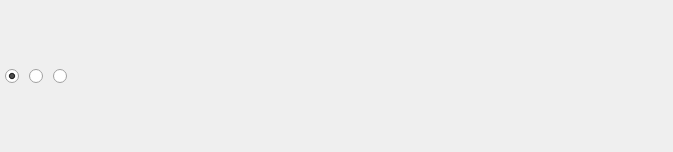
                       <widget class="QWidget" name="scrollAreaWidgetContents_3">
                        <property name="geometry">
                         <rect>
                          <x>0</x>
                          <y>0</y>
                          <width>673</width>
                          <height>152</height>
                         </rect>
                        </property>
                        <layout class="QHBoxLayout" name="horizontalLayout_19">
                         <property name="spacing">
                          <number>0</number>
                         </property>
                         <property name="leftMargin">
                          <number>0</number>
                         </property>
                         <property name="topMargin">
                          <number>0</number>
                         </property>
                         <property name="rightMargin">
                          <number>0</number>
                         </property>
                         <property name="bottomMargin">
                          <number>0</number>
                         </property>
                         <item>
                          <widget class="QFrame" name="drillLabel_3">
                           <layout class="QHBoxLayout" name="horizontalLayout_20">
                            <property name="spacing">
                             <number>10</number>
                            </property>
                            <property name="leftMargin">
                             <number>5</number>
                            </property>
                            <property name="topMargin">
                             <number>5</number>
                            </property>
                            <property name="rightMargin">
                             <number>5</number>
                            </property>
                            <property name="bottomMargin">
                             <number>5</number>
                            </property>
                            <item>
                             <widget class="QRadioButton" name="arcGroove">
                              <property name="sizePolicy">
                               <sizepolicy hsizetype="Fixed" vsizetype="Fixed">
                                <horstretch>0</horstretch>
                                <verstretch>0</verstretch>
                               </sizepolicy>
                              </property>
                              <property name="maximumSize">
                               <size>
                                <width>16777215</width>
                                <height>140</height>
                               </size>
                              </property>
                              <property name="text">
                               <string/>
                              </property>
                              <property name="icon">
                               <iconset>
                                <normalon>:/STEPNCMaster/images/HNCMill/mill08-0.bmp</normalon>
                               </iconset>
                              </property>
                              <property name="iconSize">
                               <size>
                                <width>180</width>
                                <height>150</height>
                               </size>
                              </property>
                              <property name="checked">
                               <bool>true</bool>
                              </property>
                              <property name="autoRepeatDelay">
                               <number>100</number>
                              </property>
                             </widget>
                            </item>
                            <item>
                             <widget class="QRadioButton" name="cirGroove">
                              <property name="sizePolicy">
                               <sizepolicy hsizetype="Fixed" vsizetype="Fixed">
                                <horstretch>0</horstretch>
                                <verstretch>0</verstretch>
                               </sizepolicy>
                              </property>
                              <property name="maximumSize">
                               <size>
                                <width>16777215</width>
                                <height>140</height>
                               </size>
                              </property>
                              <property name="text">
                               <string/>
                              </property>
                              <property name="icon">
                               <iconset>
                                <normalon>:/STEPNCMaster/images/HNCMill/mill09-0.bmp</normalon>
                               </iconset>
                              </property>
                              <property name="iconSize">
                               <size>
                                <width>180</width>
                                <height>150</height>
                               </size>
                              </property>
                              <property name="autoRepeatDelay">
                               <number>100</number>
                              </property>
                             </widget>
                            </item>
                            <item>
                             <widget class="QRadioButton" name="CycloneGroove">
                              <property name="sizePolicy">
                               <sizepolicy hsizetype="Fixed" vsizetype="Fixed">
                                <horstretch>0</horstretch>
                                <verstretch>0</verstretch>
                               </sizepolicy>
                              </property>
                              <property name="maximumSize">
                               <size>
                                <width>16777215</width>
                                <height>140</height>
                               </size>
                              </property>
                              <property name="text">
                               <string/>
                              </property>
                              <property name="icon">
                               <iconset>
                                <normalon>:/STEPNCMaster/images/HNCMill/mill15-0.bmp</normalon>
                               </iconset>
                              </property>
                              <property name="iconSize">
                               <size>
                                <width>180</width>
                                <height>150</height>
                               </size>
                              </property>
                              <property name="autoRepeatDelay">
                               <number>100</number>
                              </property>
                             </widget>
                            </item>
                            <item>
                             <spacer name="horizontalSpacer_10">
                              <property name="orientation">
                               <enum>Qt::Horizontal</enum>
                              </property>
                              <property name="sizeHint" stdset="0">
                               <size>
                                <width>4</width>
                                <height>20</height>
                               </size>
                              </property>
                             </spacer>
                            </item>
                           </layout>
                          </widget>
                         </item>
                        </layout>
                       </widget>
